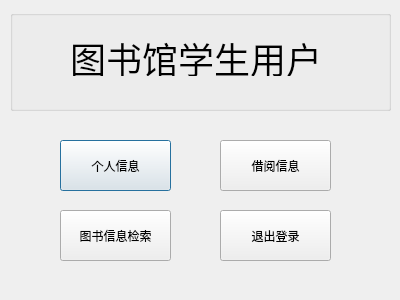
<?xml version="1.0" encoding="UTF-8"?>
<ui version="4.0">
 <class>userDialog</class>
 <widget class="QDialog" name="userDialog">
  <property name="geometry">
   <rect>
    <x>0</x>
    <y>0</y>
    <width>400</width>
    <height>300</height>
   </rect>
  </property>
  <property name="windowTitle">
   <string>Dialog</string>
  </property>
  <widget class="QGroupBox" name="groupBox">
   <property name="geometry">
    <rect>
     <x>10</x>
     <y>10</y>
     <width>381</width>
     <height>101</height>
    </rect>
   </property>
   <property name="title">
    <string/>
   </property>
   <widget class="QLabel" name="label_9">
    <property name="geometry">
     <rect>
      <x>60</x>
      <y>30</y>
      <width>251</width>
      <height>36</height>
     </rect>
    </property>
    <property name="font">
     <font>
      <pointsize>27</pointsize>
     </font>
    </property>
    <property name="text">
     <string>图书馆学生用户</string>
    </property>
   </widget>
  </widget>
  <widget class="QPushButton" name="pushButton_9">
   <property name="geometry">
    <rect>
     <x>60</x>
     <y>140</y>
     <width>111</width>
     <height>51</height>
    </rect>
   </property>
   <property name="text">
    <string>个人信息</string>
   </property>
  </widget>
  <widget class="QPushButton" name="pushButton_10">
   <property name="geometry">
    <rect>
     <x>60</x>
     <y>210</y>
     <width>111</width>
     <height>51</height>
    </rect>
   </property>
   <property name="text">
    <string>图书信息检索</string>
   </property>
  </widget>
  <widget class="QPushButton" name="pushButton_11">
   <property name="geometry">
    <rect>
     <x>220</x>
     <y>140</y>
     <width>111</width>
     <height>51</height>
    </rect>
   </property>
   <property name="text">
    <string>借阅信息</string>
   </property>
  </widget>
  <widget class="QPushButton" name="pushButton_12">
   <property name="geometry">
    <rect>
     <x>220</x>
     <y>210</y>
     <width>111</width>
     <height>51</height>
    </rect>
   </property>
   <property name="text">
    <string>退出登录</string>
   </property>
  </widget>
 </widget>
 <resources/>
 <connections/>
</ui>
